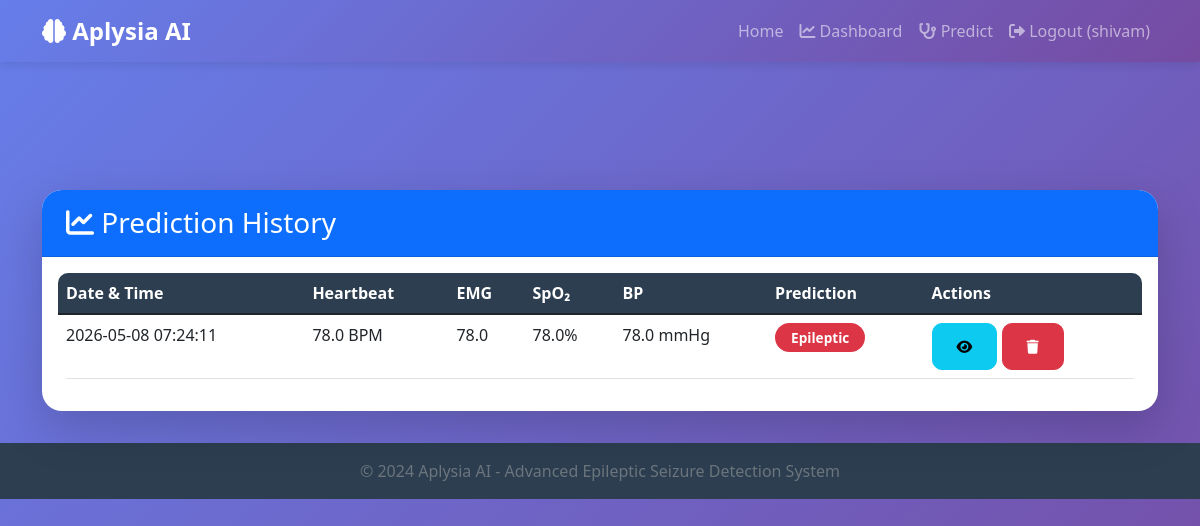
The app's page /dashboard (signed in) with its own data.
### tables this page shows
CREATE TABLE predictions (
            id INTEGER PRIMARY KEY AUTOINCREMENT,
            user_id INTEGER NOT NULL,
            heartbeat REAL,
            emg REAL,
            spo2 REAL,
            blood_pressure REAL,
            prediction TEXT,
            confidence REAL,
            recommendation TEXT,
            created_at TIMESTAMP DEFAULT CURRENT_TIMESTAMP,
            FOREIGN KEY (user_id) REFERENCES users (id)
        );

### app.py (the view)
@app.route('/dashboard')
def dashboard():
    if 'user_id' not in session:
        flash('Please login to access dashboard.', 'warning')
        return redirect(url_for('login'))
    conn = get_db()
    cursor = conn.cursor()
    cursor.execute('''
        SELECT * FROM predictions
        WHERE user_id = ?
        ORDER BY created_at DESC
    ''', (session['user_id'],))
    predictions = cursor.fetchall()
    conn.close()
    return render_template('dashboard.html', predictions=predictions)

### app.py (called while the page is built)
def get_db():
    db_dir = os.path.dirname(DATABASE)
    if db_dir and not os.path.exists(db_dir):
        try:
            os.makedirs(db_dir, exist_ok=True)
        except OSError:
            pass
    conn = sqlite3.connect(DATABASE)
    conn.row_factory = sqlite3.Row
    conn.execute('PRAGMA foreign_keys = ON;')
    return conn

### templates/dashboard.html (shortened to what this page needs)
{% extends "base.html" %}
{% block content %}
<div class="container mt-5 pt-4">
    <div class="row">
        <div class="col-md-12">
            <div class="card shadow-lg">
                <div class="card-header bg-primary text-white">
                    <h3 class="mb-0"><i class="fas fa-chart-line"></i> Prediction History</h3>
                </div>
                <div class="card-body">
                    {% if predictions %}
                        <div class="table-responsive">
                            <table class="table table-hover">
                                <thead class="table-dark">
                                    <tr>
                                        <th>Date & Time</th>
                                        <th>Heartbeat</th>
                                        <th>EMG</th>
                                        <th>SpO₂</th>
                                        <th>BP</th>
                                        <th>Prediction</th>
                                        <th>Actions</th>
                                    </tr>
                                </thead>
                                <tbody>
                                    {% for pred in predictions %}
                                        <tr>
                                            <td>{{ pred.created_at }}</td>
                                            <td>{{ pred.heartbeat }} BPM</td>
                                            <td>{{ pred.emg }}</td>
                                            <td>{{ pred.spo2 }}%</td>
                                            <td>{{ pred.blood_pressure }} mmHg</td>
                                            <td>
                                                {% if pred.prediction == 'epileptic' %}
                                                    <span class="badge bg-danger">Epileptic</span>
                                                {% elif pred.prediction == 'early prediction' %}
                                                    <span class="badge bg-warning">Early Warning</span>
                                                {% else %}
                                                    <span class="badge bg-success">No Epileptic</span>
                                                {% endif %}
                                            </td>
                                            <td>
                                                <a href="{{ url_for('view_prediction', pred_id=pred.id) }}"
                                                   class="btn btn-sm btn-info" title="View Details">
                                                    <i class="fas fa-eye"></i>
                                                </a>
                                                <a href="{{ url_for('delete_prediction', pred_id=pred.id) }}"
                                                   class="btn btn-sm btn-danger"
                                                   onclick="return confirm('Are you sure you want to delete this record?')"
                                                   title="Delete">
                                                    <i class="fas fa-trash"></i>
                                                </a>
                                            </td>
                                        </tr>
                                    {% endfor %}
                                </tbody>
                            </table>
                        </div>
                    {% endif %}
                </div>
            </div>
        </div>
    </div>
</div>
{% endblock %}

### static/css/style.css (style rules this page uses)
:root { --primary-color: #4a90e2; --secondary-color: #2c3e50; --danger-color: #e74c3c; --success-color: #27ae60; --warning-color: #f39c12; }
body { font-family: 'Segoe UI', Tahoma, Geneva, Verdana, sans-serif; padding-top: 70px; background: linear-gradient(135deg, #667eea 0%, #764ba2 100%); min-height: 100vh; }
.card { border: none; border-radius: 15px; box-shadow: 0 5px 20px rgba(0,0,0,0.1); margin-bottom: 2rem; }
.card-header { border-radius: 15px 15px 0 0 !important; padding: 1rem 1.5rem; }
.btn { border-radius: 10px; padding: 0.75rem 1.5rem; font-weight: 600; transition: all 0.3s; }
.table { border-radius: 10px; overflow: hidden; }
.table thead th { background: var(--secondary-color); color: white; border: none; }
.badge { padding: 0.5rem 1rem; border-radius: 20px; font-size: 0.85rem; }
.card { animation: fadeIn 0.5s ease-out; }
.card { border-radius: 20px; overflow: hidden; animation: slideUp 0.5s ease-out; }

### records on screen
predictions: created_at "2026-05-08 07:24:11", heartbeat "78.0", emg "78.0", spo2 "78.0", blood_pressure "78.0", prediction "Epileptic"

### other values on screen
{{ session.username }} "shivam"
